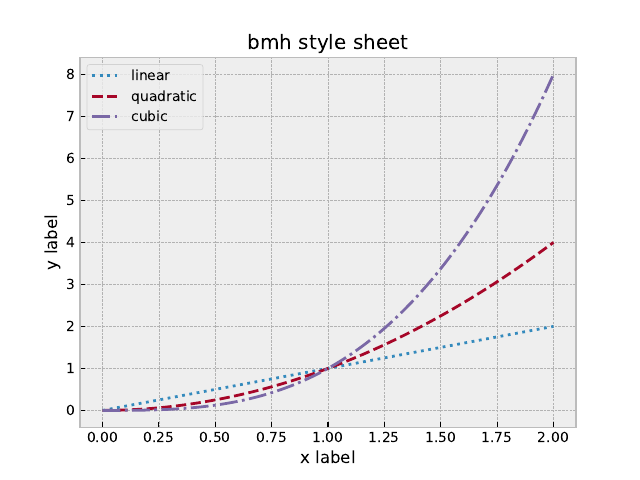

This figure's Python source:
# Bayesian Methods for Hackers style sheet
import matplotlib.pyplot as plt
import numpy as np

plt.style.use('bmh')

x = np.linspace(0, 2, 100)

fig, ax = plt.subplots()
ax.set_title('bmh style sheet')
ax.set_xlabel('x label')
ax.set_ylabel('y label')
ax.plot(x, x, label='linear', linestyle=':')
ax.plot(x, x**2, label='quadratic', ls='--')
ax.plot(x, x**3, label='cubic', ls='-.')


plt.legend()

plt.savefig('bmh_style_sheet.pdf')
plt.show()

